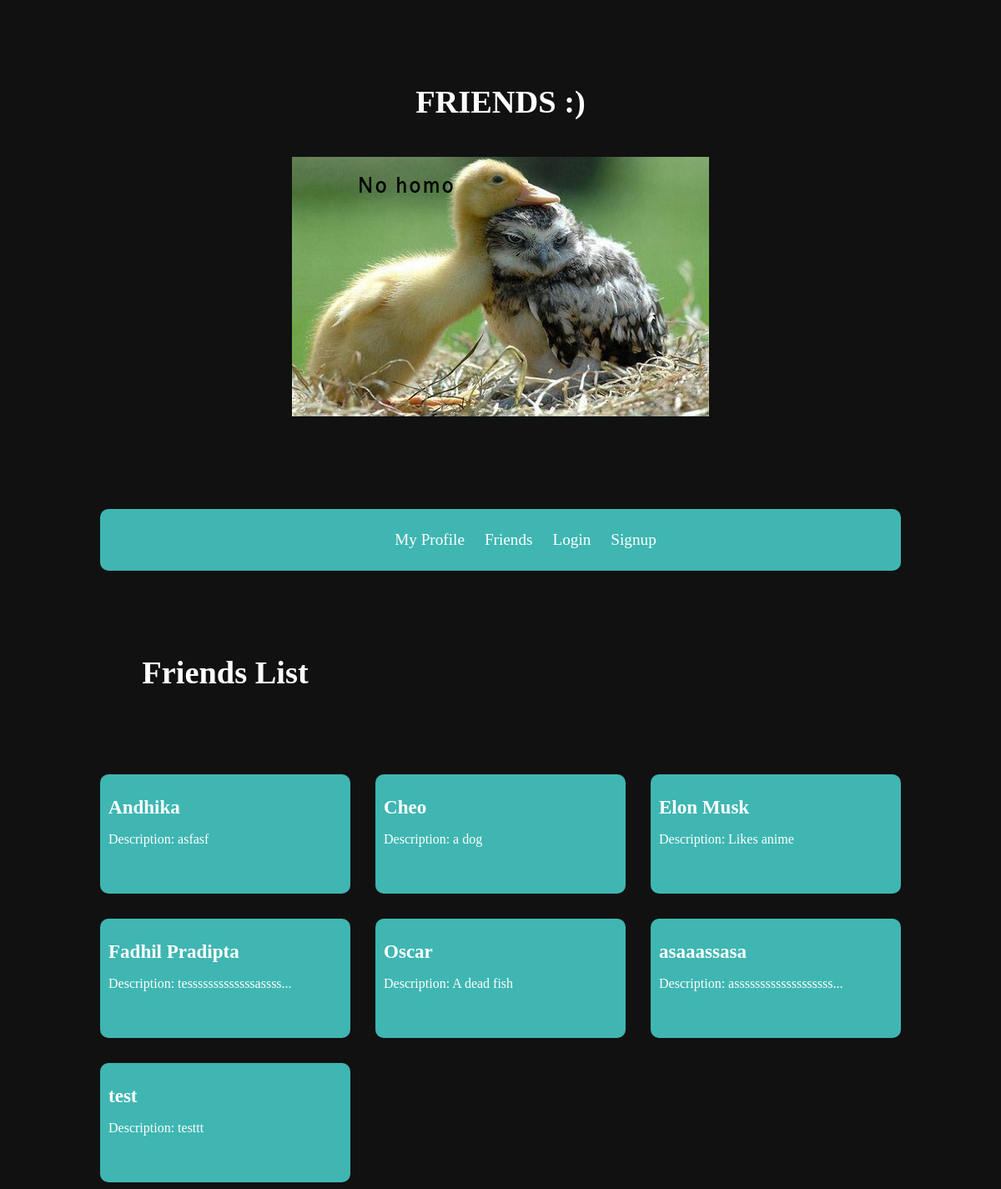
/friends/, run on an earlier commit of the app's database.
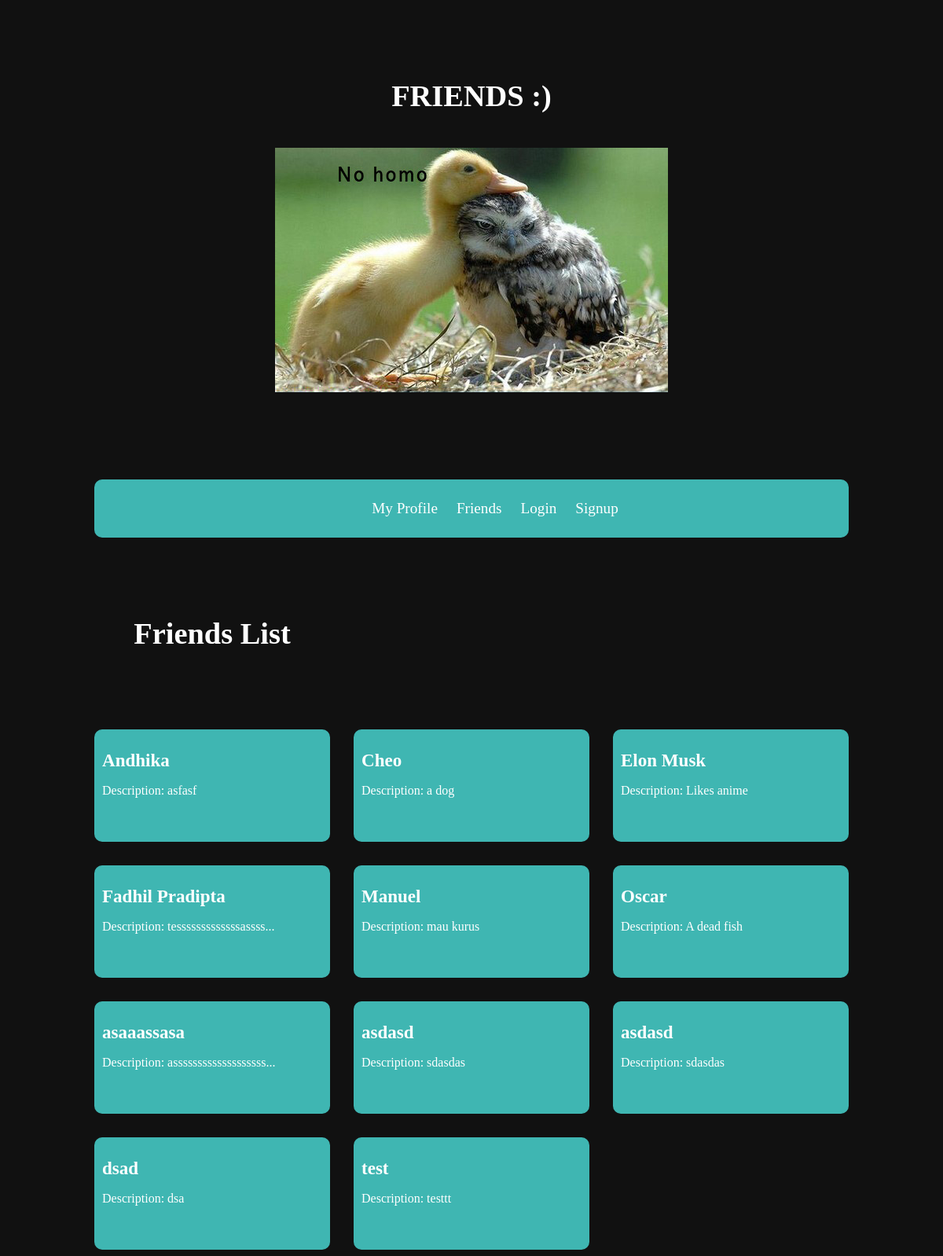
And on a later commit of the database.
### friends/models.py (models this page shows, shortened)
class Friends(models.Model):
    name = models.CharField(max_length=100)
    slug = models.SlugField()
    tempat_tanggal_lahir = models.CharField(default='', max_length=500)
    description = models.TextField(default='')
    line = models.CharField(default='', max_length=100)
    def snippet(self):
        if len(self.description) > 20:
            return self.description[:20] + "..."
        else:
            return self.description
    class Meta:
        verbose_name_plural = "friends"

### friends/views.py (the view)
# urls.py: path('friends/', include(('friends.urls', 'friends'), namespace='friends')),    #YEEEEEEEEEEEEEEEE NGEBUG BERJAM-JAM AKHIRNYA BISA HAAAAAAAAAAAAAAAAAAAAAAAA T-T
def friends(request):
    friends = Friends.objects.all().order_by('name')
    return render(request, 'friends/friends.html', {'friends': friends})

### friends/templates/friends/friends.html
{% extends 'base_layout.html' %}
{% block content %}
    <h1 class="friends"> Friends List </h1>
    <div class="friends">
        {% for friend in friends %}
            <div class='friend'>
                <h2><a href="{% url 'friends_details:details' slug=friend.slug %}"> {{ friend.name }} </a></h2>
                <p>Description: {{ friend.snippet }}</p>
            </div>
        {% endfor %}
    </div>
{% endblock %}

### templates/base_layout.html (shortened to what this page needs)
{% load static from staticfiles %}
<!DOCTYPE html>
<html lang="en" dir="ltr">
    <head>
        <link rel="stylesheet" href="{% static 'styles.css' %}">
    </head>
    <body>
        <div class="wrapper">
            <h1 class="title">FRIENDS :)<br><br><a href="{% url 'friends:list' %}"><img src="{% static 'friends.jpg' %}"/></a></h1>
            <div class="nav-style">
                <nav>
                    <ul>
                        <li><a href="http://localhost:8000">My Profile</a></li>
                        <li><a href="http://localhost:8000/friends/">Friends</a></li>
                        {% if user.is_authenticated %}
                        <li>
                            <form class="logout-link" action="{% url 'accounts:logout' %}" method="post">
                                {% csrf_token %}
                                <button type="submit">Logout</button>
                            </form>
                        </li>
                        <li><a href="{% url 'friends:create' %}" class="highlight">Add Friend</a></li>
                        {% else %}
                        <li><a href="{% url 'accounts:login' %}">Login</a></li>
                        <li><a href="{% url 'accounts:signup' %}">Signup</a></li>
                        {% endif %}
                    </ul>
                </nav>
            </div>
            {% block content %}
            {% endblock %}
        </div>
    </body>
</html>

### assets/styles.css (style rules this page uses)
body { background-color: #111111; }
.wrapper { max-width: 960px; margin: 0 auto; font-size: 1em; font-family: "Muli"; color: white; }
a { color: white; text-decoration: none; font-size: 1.2em; }
.friends { display: grid; grid-template-columns: 1fr 1fr 1fr; grid-gap: 30px; }
.friend { padding: 10px; position: relative; padding-bottom: 40px; border-radius: 10px; background-color: #3fb6b2; }
.friend h2 { font-size: 1.2em; }
div.wrapper h1 { text-align: center; margin: 100px auto; font-size: 2.4em; }
.nav-style { text-align: center; background-color: #3fb6b2; padding: 10px; border-radius: 10px; }
div.wrapper .nav-style li { display: inline-block; margin-left:20px; }

What changed in the data, as far as the page shows it:
added Friends: name "Manuel", snippet "mau kurus"
added Friends: name "asdasd", snippet "sdasdas"
added Friends: name "asdasd", snippet "sdasdas"
added Friends: name "dsad", snippet "dsa"
